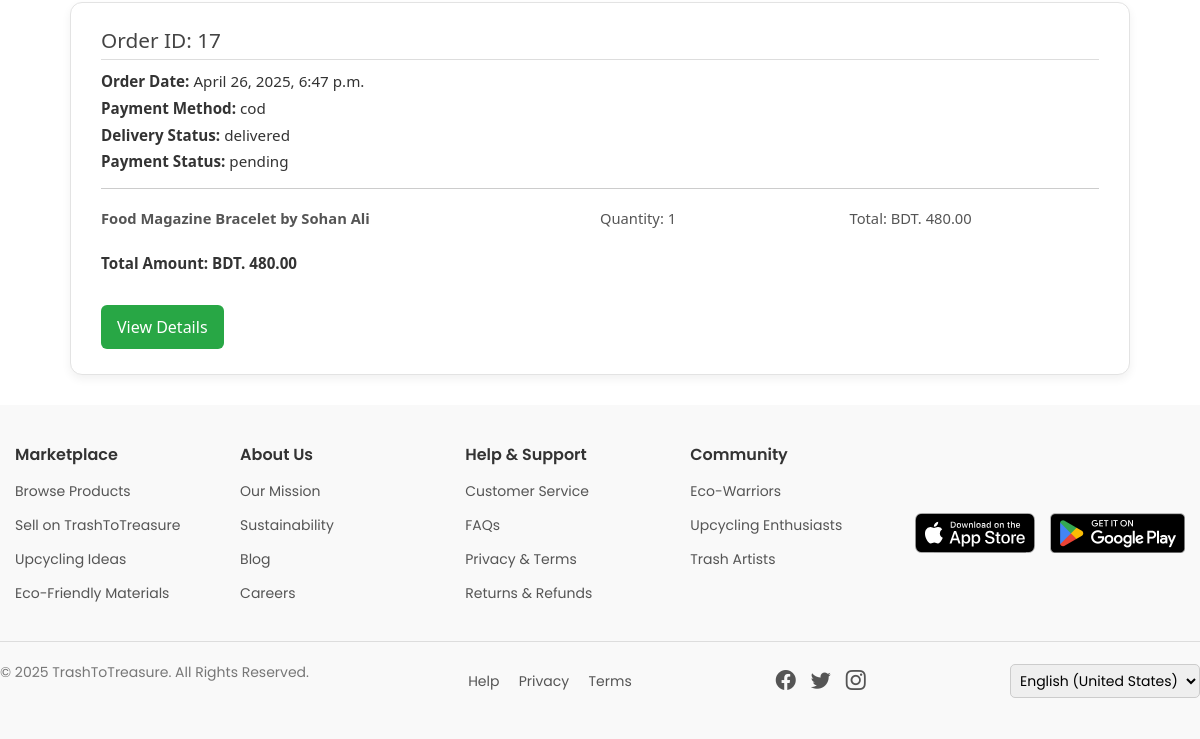
The page /my-orders/ (signed in, lower part) on the database as committed earlier.
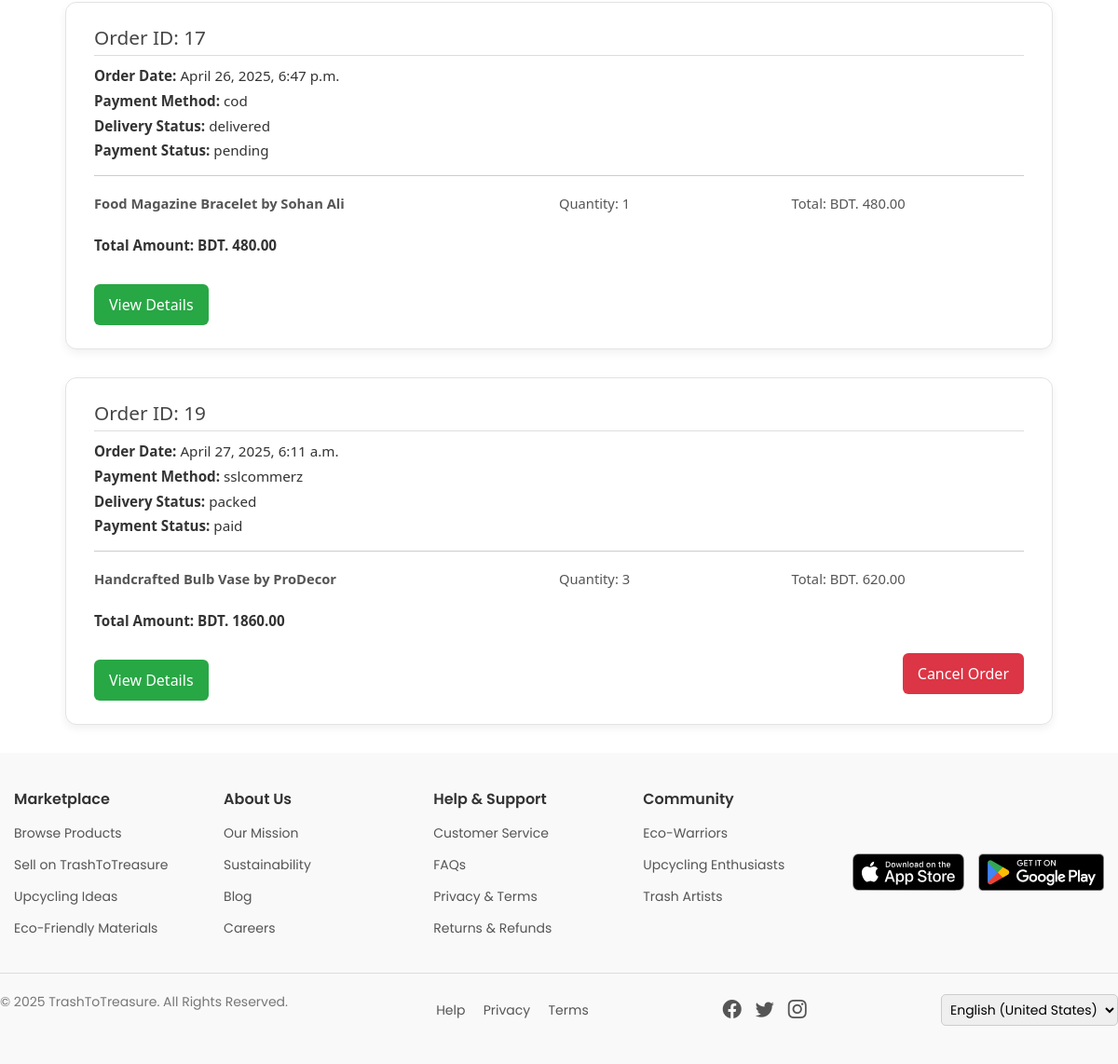
The same page on the database as committed later.
### marketplace/models.py (models this page shows, shortened)
class Order(models.Model):
    PAYMENT_CHOICES = [
        ('sslcommerz', 'SSLCommerz'),
        ('cod', 'Cash on Delivery'),
    ]
    PAYMENT_STATUS_CHOICES = [
        ('pending', 'Pending'),
        ('paid', 'Paid'),
        ('failed', 'Failed'),
    ]
    DELIVERY_STATUS_CHOICES = [
        ('ready', 'Ready to Ship'),
        ('packed', 'Packed'),
        ('on_the_way', 'On the Way'),
        ('delivered', 'Delivered'),
        ('cancelled', 'Cancelled'),
        ('returned', 'Returned'),
    ]
    buyer = models.ForeignKey(User, on_delete=models.CASCADE)
    first_name = models.CharField(max_length=50, blank=True, null=True)
    last_name = models.CharField(max_length=50, blank=True, null=True)
    company = models.CharField(max_length=100, blank=True, null=True)
    country = models.CharField(max_length=50, blank=True, null=True)
    street_address = models.CharField(max_length=255, blank=True, null=True)
    city = models.CharField(max_length=50, blank=True, null=True)
    state = models.CharField(max_length=50, blank=True, null=True)
    zip_code = models.CharField(max_length=10, blank=True, null=True)
    phone = models.CharField(max_length=20, blank=True, null=True)
    email = models.EmailField(blank=True, null=True)
    payment_method = models.CharField(max_length=20, choices=PAYMENT_CHOICES)
    payment_status = models.CharField(max_length=20, choices=PAYMENT_STATUS_CHOICES, default='pending')
    delivery_status = models.CharField(max_length=20, choices=DELIVERY_STATUS_CHOICES, default='ready')
    total_amount = models.DecimalField(max_digits=10, decimal_places=2)
    created_at = models.DateTimeField(auto_now_add=True)
    assigned_delivery_guy = models.ForeignKey(
        User,
        on_delete=models.SET_NULL,
        null=True,
        blank=True,
        related_name='assigned_orders'
    )
    expected_delivery = models.DateTimeField(null=True, blank=True)

class OrderItem(models.Model):
    order = models.ForeignKey(Order, on_delete=models.CASCADE, related_name='items')
    content_type = models.ForeignKey(ContentType, on_delete=models.CASCADE)
    object_id = models.PositiveIntegerField()
    item = GenericForeignKey('content_type', 'object_id')
    quantity = models.PositiveIntegerField()
    price = models.DecimalField(max_digits=10, decimal_places=2)

class UpcycledProduct(models.Model):
    product_name = models.CharField(max_length=255, default="")
    category = models.CharField(max_length=100, default="")
    description = models.TextField()
    price = models.DecimalField(max_digits=10, decimal_places=2)
    product_status = models.CharField(max_length=20, choices=PRODUCT_STATUS_CHOICES, default='active')
    artisan = models.ForeignKey(User, on_delete=models.CASCADE, related_name='upcycled_products', null=True, blank=True)
    approval_status = models.BooleanField(default=False)
    stock_availability = models.IntegerField()
    product_images = models.ImageField(upload_to='upcycled_products/', blank=True, null=True)
    location = models.CharField(max_length=255, default="")
    rating = models.DecimalField(max_digits=3, decimal_places=2, default=0.0)
    tags = models.CharField(max_length=255, blank=True, null=True)
    listing_date = models.DateTimeField(auto_now_add=True)
    last_updated = models.DateTimeField(auto_now=True, null=True, blank=True)
    sold_count = models.IntegerField(default=0)
    delivery_status = models.CharField(max_length=20, choices=DELIVERY_STATUS_CHOICES, default='ready')
    slug = models.SlugField(max_length=255, unique=True, blank=True)
    def __str__(self):
        if self.artisan:
          display_name = getattr(self.artisan, 'name', None) or self.artisan.get_full_name() or self.artisan.username
        else:
            display_name = "Unknown"
        return f"{self.product_name} by {display_name}"

### users/models.py (models this page shows, shortened)
class CustomUser(AbstractUser):
    name = models.CharField(max_length=100)
    email = models.EmailField(unique=True)
    phone = models.CharField(max_length=15)
    role = models.CharField(max_length=10, choices=ROLE_CHOICES)
    account_status = models.CharField(max_length=10, choices=ACCOUNT_STATUS_CHOICES, default='active')
    objects = CustomUserManager()  # ✅ Use your custom manager
    REQUIRED_FIELDS = ['email']
    USERNAME_FIELD = 'username'

### marketplace/views.py (the view)
# urls.py: path('my-orders/', views.my_orders, name='my_orders'),
@login_required
def my_orders(request):
    orders = Order.objects.filter(buyer=request.user)  # Assuming user is a ForeignKey in Order model
    context = {
        'orders': orders
    }
    return render(request, 'my_orders.html', context)

### marketplace/models.py (called while the page is built)
    def __str__(self):
        return f"{self.material_name} - {self.trash_point}"

### marketplace/templates/my_orders.html (shortened to what this page needs)
{% load static %}
{% include "header.html" %}
<!DOCTYPE html>
<html lang="en">
<head>
    <link rel="stylesheet" href="{% static 'css/my_orders.css' %}">
</head>
<body>
    <div class="my-orders-container">
        <div class="order-grid">
            {% for order in orders %}
                <div class="order-card">
                    <h3>Order ID: {{ order.id }}</h3>
                    <p><strong>Order Date:</strong> {{ order.created_at }}</p>
                    <p><strong>Payment Method:</strong> {{ order.payment_method }}</p>
                    <p><strong>Delivery Status:</strong> {{ order.delivery_status }}</p>
                    <p><strong>Payment Status:</strong> {{ order.payment_status }}</p>
                    <div class="order-items">
                        {% for item in order.items.all %}
                            <div class="order-item">
                                <p><strong>
                                    {% if item.item %}
                                        {{ item.item }}
                                    {% else %}
                                        No product found
                                    {% endif %}
                                </strong></p>
                                <p>Quantity: {{ item.quantity }}</p>
                                <p>Total: BDT. {{ item.price }}</p>
                            </div>
                        {% endfor %}
                    </div>
                    <div class="order-total">
                        <p><strong>Total Amount: </strong>BDT. {{ order.total_amount }}</p>
                    </div>
                    <div style="display: flex; justify-content: space-between; align-items: center; margin-top: 15px;">
                        <a href="{% url 'order_details' order.id %}" class="view-details-btn">View Details</a>
                        {% if order.delivery_status|lower == 'ready' or order.delivery_status|lower == 'packed' %}
                            <form method="POST" action="{% url 'cancel_order' order.id %}">
                                <button type="submit" class="cancel-order-btn">Cancel Order</button>
                            </form>
                        {% elif order.delivery_status|lower == 'on_the_way' %}
                            <button class="cancel-disabled-btn" onclick="alert('Order is on the way. You cannot cancel it now.')">Cancel Order</button>
                        {% endif %}
                    </div>
                </div>
            {% empty %}
                <p>You have no orders yet.</p>
            {% endfor %}
        </div>
    </div>
    {% include "footer.html" %}
</body>
</html>

Rows that differ between the two databases and show on the page:
added Order: id "19", created_at "April 27, 2025, 6:11 a.m.", payment_method "sslcommerz", delivery_status "packed", payment_status "paid", total_amount "1860.00", shows "Cancel Order"
added OrderItem: item "Handcrafted Bulb Vase by ProDecor", quantity "3", price "620.00", shown under "19"
